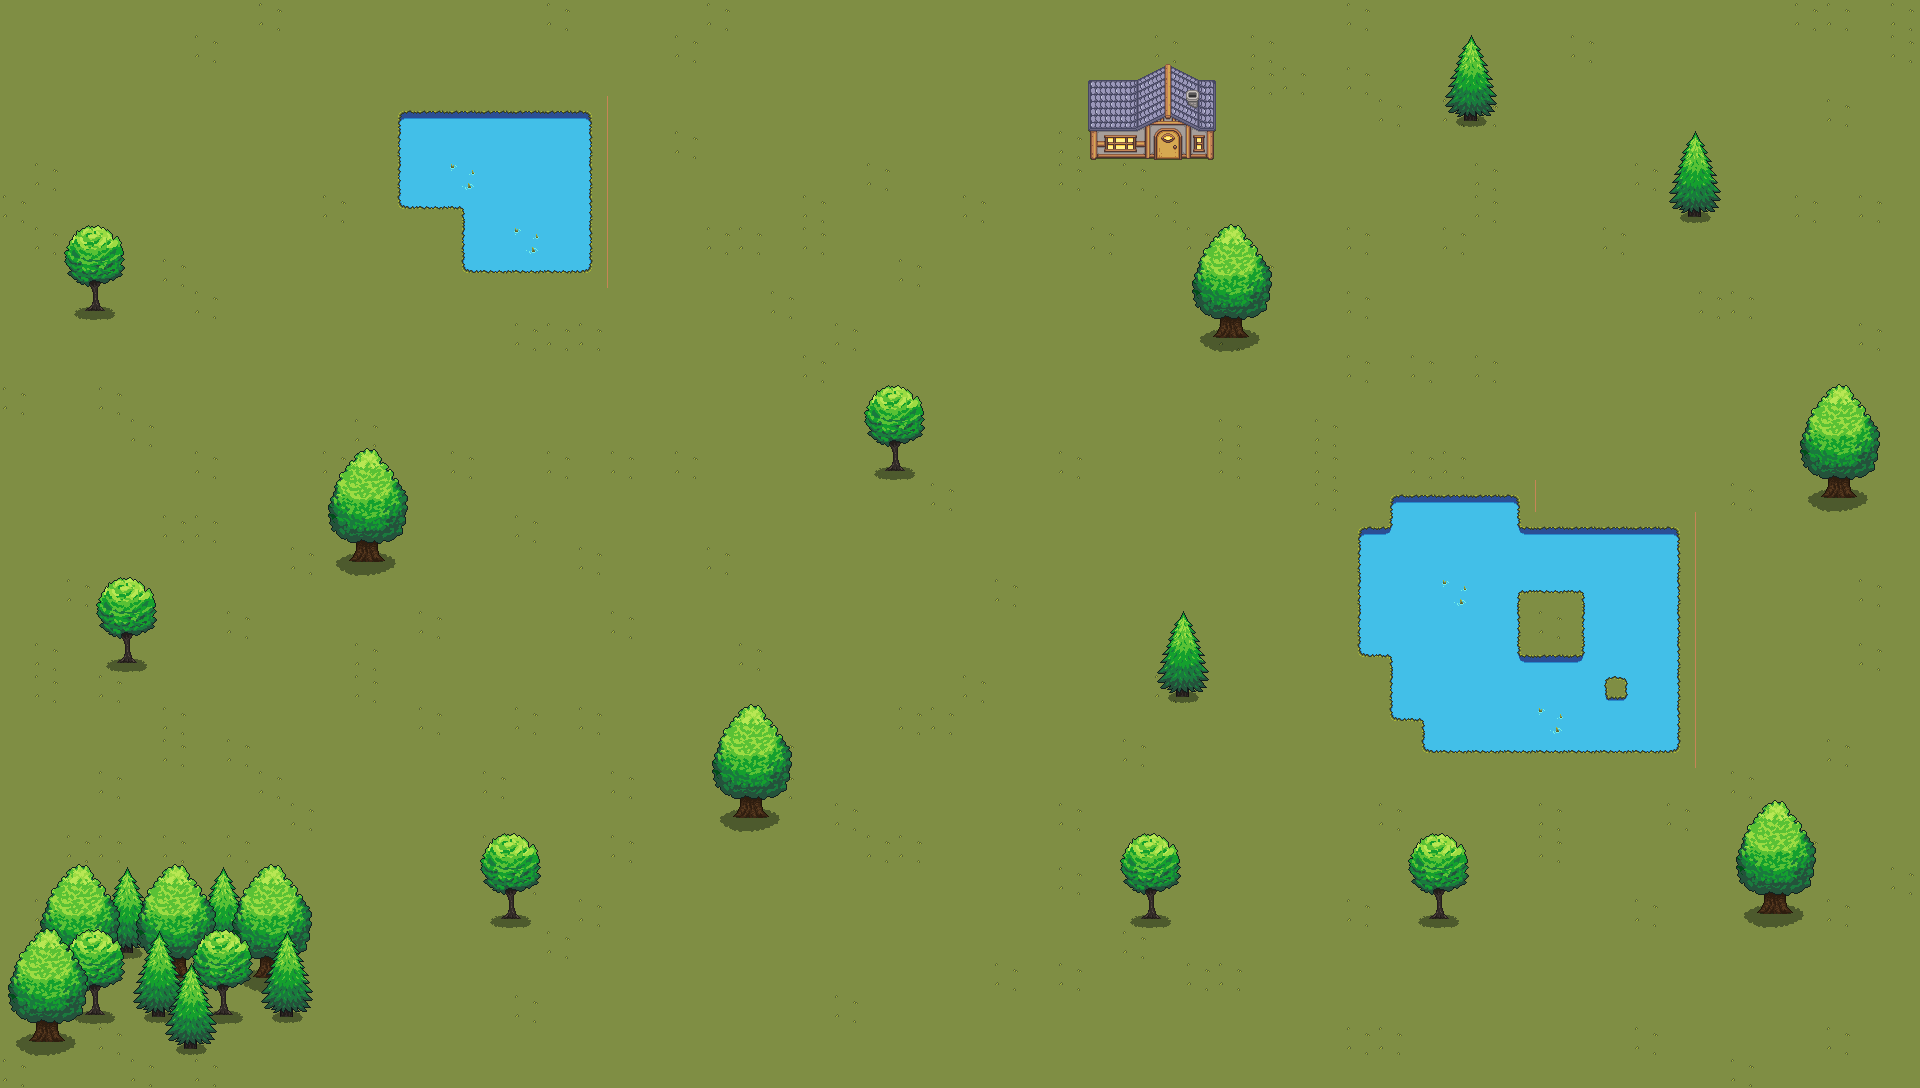

A level layout from a 2D game, rendered from its tile map. Below: a short description, then the map file with tile-grid data replaced by summaries:
An orthogonal 60x34 tile map with 32x32 px tiles, 7 tile layers (Terrain, Water, Trees 1, Trees 2, ...), 1 hidden layer not drawn, 3 tilesets.

<map version="1.10" tiledversion="1.11.0" orientation="orthogonal" renderorder="right-down" width="60" height="34" tilewidth="32" tileheight="32" infinite="0" nextlayerid="17" nextobjectid="4">
 <tileset firstgid="1" name="Terrain" tilewidth="32" tileheight="32" tilecount="1024" columns="32">
  <image source="terrain_tileset.png" width="1024" height="1024" />
  <tile id="33" probability="0.05" />
  <tile id="39" probability="0.1" />
  <wangsets>
   <wangset name="Unnamed Set" type="corner" tile="-1">
    <wangcolor name="Dirt" color="#ff0000" tile="-1" probability="1" />
    <wangcolor name="Grass" color="#00ff00" tile="-1" probability="1" />
    <wangtile tileid="0" wangid="0,0,0,2,0,0,0,0" />
    <wangtile tileid="1" wangid="0,0,0,2,0,2,0,0" />
    <wangtile tileid="2" wangid="0,0,0,0,0,2,0,0" />
    <wangtile tileid="3" wangid="0,0,0,1,0,0,0,0" />
    <wangtile tileid="4" wangid="0,0,0,1,0,1,0,0" />
    <wangtile tileid="5" wangid="0,0,0,0,0,1,0,0" />
    <wangtile tileid="32" wangid="0,2,0,2,0,0,0,0" />
    <wangtile tileid="33" wangid="0,2,0,2,0,2,0,2" />
    <wangtile tileid="34" wangid="0,0,0,0,0,2,0,2" />
    <wangtile tileid="35" wangid="0,1,0,1,0,0,0,0" />
    <wangtile tileid="36" wangid="0,1,0,1,0,1,0,1" />
    <wangtile tileid="37" wangid="0,0,0,0,0,1,0,1" />
    <wangtile tileid="51" wangid="0,2,0,2,0,2,0,2" />
    <wangtile tileid="64" wangid="0,2,0,0,0,0,0,0" />
    <wangtile tileid="65" wangid="0,2,0,0,0,0,0,2" />
    <wangtile tileid="66" wangid="0,0,0,0,0,0,0,2" />
    <wangtile tileid="67" wangid="0,1,0,0,0,0,0,0" />
    <wangtile tileid="68" wangid="0,1,0,0,0,0,0,1" />
    <wangtile tileid="69" wangid="0,0,0,0,0,0,0,1" />
   </wangset>
  </wangsets>
 </tileset>
 <tileset firstgid="1025" name="Trees" tilewidth="32" tileheight="32" tilecount="256" columns="16">
  <image source="tree_tileset.png" width="512" height="512" />
 </tileset>
 <tileset firstgid="1281" name="Buildings" tilewidth="32" tileheight="32" tilecount="1024" columns="32">
  <image source="building_tileset.png" width="1024" height="1024" />
 </tileset>
 <layer id="1" name="Terrain" width="60" height="34">
  <data>[2040 cells, 1913 non-empty, 2 distinct tile ids]</data>
 </layer>
 <layer id="16" name="Water" width="60" height="34">
  <data>[2040 cells, 127 non-empty, 20 distinct tile ids]</data>
 </layer>
 <layer id="2" name="Trees 1" width="60" height="34">
  <data>[2040 cells, 126 non-empty, 24 distinct tile ids]</data>
 </layer>
 <layer id="10" name="Trees 2" width="60" height="34">
  <data>[2040 cells, 36 non-empty, 12 distinct tile ids]</data>
 </layer>
 <layer id="11" name="Trees 3" width="60" height="34">
  <data>[2040 cells, 18 non-empty, 12 distinct tile ids]</data>
 </layer>
 <layer id="12" name="Trees 4" width="60" height="34">
  <data>[2040 cells, 24 non-empty, 18 distinct tile ids]</data>
 </layer>
 <layer id="13" name="Buildings" width="60" height="34">
  <data>[2040 cells, 14 non-empty, 14 distinct tile ids]</data>
 </layer>
 <layer id="15" name="Prefab: House" width="60" height="34" visible="0">
  <data>[2040 cells, 12 non-empty, 12 distinct tile ids]</data>
 </layer>
</map>